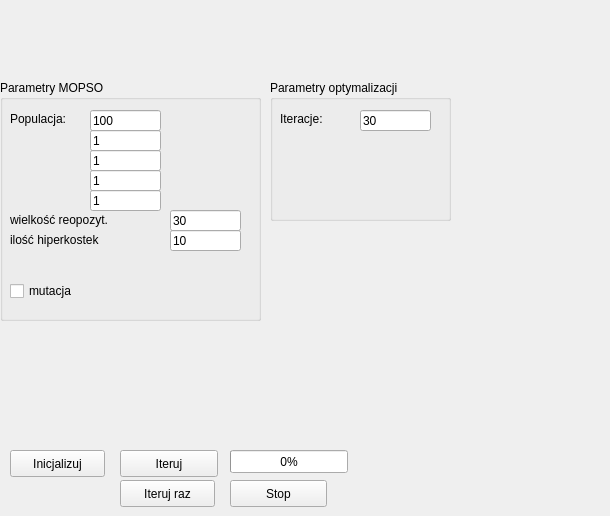
        <widget class="QWidget" name="tab_15">
         <attribute name="title">
          <string>Ustawienia</string>
         </attribute>
         <widget class="QGroupBox" name="param_pso_2">
          <property name="geometry">
           <rect>
            <x>270</x>
            <y>80</y>
            <width>181</width>
            <height>141</height>
           </rect>
          </property>
          <property name="title">
           <string>Parametry optymalizacji</string>
          </property>
          <widget class="QLabel" name="label_10">
           <property name="geometry">
            <rect>
             <x>10</x>
             <y>30</y>
             <width>71</width>
             <height>17</height>
            </rect>
           </property>
           <property name="text">
            <string>Iteracje:</string>
           </property>
           <property name="buddy">
            <cstring>ilIterMOPSO</cstring>
           </property>
          </widget>
          <widget class="QLineEdit" name="ilIterMOPSO">
           <property name="geometry">
            <rect>
             <x>90</x>
             <y>30</y>
             <width>71</width>
             <height>21</height>
            </rect>
           </property>
           <property name="text">
            <string>30</string>
           </property>
          </widget>
         </widget>
         <widget class="QPushButton" name="bIterujRazMOPSO">
          <property name="geometry">
           <rect>
            <x>120</x>
            <y>480</y>
            <width>95</width>
            <height>27</height>
           </rect>
          </property>
          <property name="text">
           <string>Iteruj raz</string>
          </property>
         </widget>
         <widget class="QPushButton" name="bInicjalizujMOPSO">
          <property name="geometry">
           <rect>
            <x>10</x>
            <y>450</y>
            <width>95</width>
            <height>27</height>
           </rect>
          </property>
          <property name="text">
           <string>Inicjalizuj</string>
          </property>
         </widget>
         <widget class="QGroupBox" name="param_pso">
          <property name="geometry">
           <rect>
            <x>0</x>
            <y>80</y>
            <width>261</width>
            <height>241</height>
           </rect>
          </property>
          <property name="title">
           <string>Parametry MOPSO</string>
          </property>
          <widget class="QLabel" name="label_11">
           <property name="geometry">
            <rect>
             <x>10</x>
             <y>30</y>
             <width>71</width>
             <height>17</height>
            </rect>
           </property>
           <property name="text">
            <string>Populacja:</string>
           </property>
           <property name="buddy">
            <cstring>populacjaMOPSO</cstring>
           </property>
          </widget>
          <widget class="QLineEdit" name="w">
           <property name="geometry">
            <rect>
             <x>90</x>
             <y>90</y>
             <width>71</width>
             <height>21</height>
            </rect>
           </property>
           <property name="text">
            <string>1</string>
           </property>
          </widget>
          <widget class="QLineEdit" name="c1">
           <property name="geometry">
            <rect>
             <x>90</x>
             <y>50</y>
             <width>71</width>
             <height>21</height>
            </rect>
           </property>
           <property name="text">
            <string>1</string>
           </property>
          </widget>
          <widget class="QLineEdit" name="c2">
           <property name="geometry">
            <rect>
             <x>90</x>
             <y>70</y>
             <width>71</width>
             <height>21</height>
            </rect>
           </property>
           <property name="text">
            <string>1</string>
           </property>
          </widget>
          <widget class="QLineEdit" name="populacjaMOPSO">
           <property name="geometry">
            <rect>
             <x>90</x>
             <y>30</y>
             <width>71</width>
             <height>21</height>
            </rect>
           </property>
           <property name="text">
            <string>100</string>
           </property>
          </widget>
          <widget class="QLineEdit" name="czi">
           <property name="geometry">
            <rect>
             <x>90</x>
             <y>110</y>
             <width>71</width>
             <height>21</height>
            </rect>
           </property>
           <property name="text">
            <string>1</string>
           </property>
          </widget>
          <widget class="QWidget" name="Wzor_c1" native="true">
           <property name="geometry">
            <rect>
             <x>10</x>
             <y>57</y>
             <width>21</width>
             <height>21</height>
            </rect>
           </property>
          </widget>
          <widget class="QWidget" name="Wzor_c2" native="true">
           <property name="geometry">
            <rect>
             <x>10</x>
             <y>76</y>
             <width>21</width>
             <height>21</height>
            </rect>
           </property>
          </widget>
          <widget class="QWidget" name="Wzor_w" native="true">
           <property name="geometry">
            <rect>
             <x>10</x>
             <y>95</y>
             <width>21</width>
             <height>21</height>
            </rect>
           </property>
          </widget>
          <widget class="QWidget" name="Wzor_czi" native="true">
           <property name="geometry">
            <rect>
             <x>10</x>
             <y>114</y>
             <width>21</width>
             <height>21</height>
            </rect>
           </property>
          </widget>
          <widget class="QCheckBox" name="z_mutacja">
           <property name="geometry">
            <rect>
             <x>10</x>
             <y>200</y>
             <width>97</width>
             <height>22</height>
            </rect>
           </property>
           <property name="text">
            <string>mutacja</string>
           </property>
          </widget>
          <widget class="QLineEdit" name="il_hiperMOPSO">
           <property name="geometry">
            <rect>
             <x>170</x>
             <y>150</y>
             <width>71</width>
             <height>21</height>
            </rect>
           </property>
           <property name="text">
            <string>10</string>
           </property>
          </widget>
          <widget class="QLabel" name="label_12">
           <property name="geometry">
            <rect>
             <x>10</x>
             <y>150</y>
             <width>141</width>
             <height>20</height>
            </rect>
           </property>
           <property name="text">
            <string>ilość hiperkostek</string>
           </property>
           <property name="buddy">
            <cstring>il_hiperMOPSO</cstring>
           </property>
          </widget>
          <widget class="QLabel" name="label_13">
           <property name="geometry">
            <rect>
             <x>10</x>
             <y>130</y>
             <width>141</width>
             <height>20</height>
            </rect>
           </property>
           <property name="text">
            <string>wielkość reopozyt.</string>
           </property>
           <property name="buddy">
            <cstring>wiel_repozytMOPSO</cstring>
           </property>
          </widget>
          <widget class="QLineEdit" name="wiel_repozytMOPSO">
           <property name="geometry">
            <rect>
             <x>170</x>
             <y>130</y>
             <width>71</width>
             <height>21</height>
            </rect>
           </property>
           <property name="text">
            <string>30</string>
           </property>
          </widget>
         </widget>
         <widget class="QWidget" name="Wzor_PSO" native="true">
          <property name="geometry">
           <rect>
            <x>0</x>
            <y>0</y>
            <width>601</width>
            <height>71</height>
           </rect>
          </property>
         </widget>
         <widget class="QPushButton" name="bIterujMOPSO">
          <property name="geometry">
           <rect>
            <x>120</x>
            <y>450</y>
            <width>98</width>
            <height>27</height>
           </rect>
          </property>
          <property name="text">
           <string>Iteruj</string>
          </property>
         </widget>
         <widget class="QProgressBar" name="progressBarMOPSO">
          <property name="geometry">
           <rect>
            <x>230</x>
            <y>450</y>
            <width>118</width>
            <height>23</height>
           </rect>
          </property>
          <property name="maximum">
           <number>30</number>
          </property>
          <property name="value">
           <number>0</number>
          </property>
         </widget>
         <widget class="QPushButton" name="bStopMOPSO">
          <property name="geometry">
           <rect>
            <x>230</x>
            <y>480</y>
            <width>97</width>
            <height>27</height>
           </rect>
          </property>
          <property name="text">
           <string>Stop</string>
          </property>
         </widget>
        </widget>
